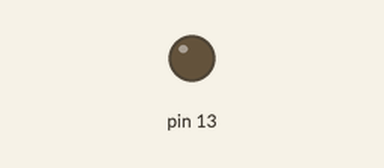
Simulated run of this sketch. Board: Arduino Uno, built with avr-gcc and run on an emulated ATmega328P. On the bench: output pins drawn as LEDs (lit = HIGH).

Above: at 0.7 s.
At 6.8 s:
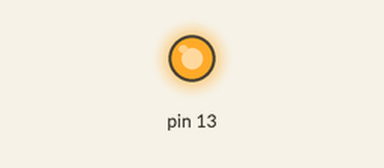
Timing chart, 0 to 7.3 s (numbered marks = the images above):
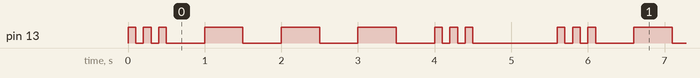

Measured:
- by itself, pin 13: repeats every 5.6 s: 2 × (LOW 0.10 s, HIGH 0.10 s), 3 × (LOW 0.50 s, HIGH 0.50 s), LOW 0.50 s, 2 × (HIGH 0.10 s, LOW 0.10 s), HIGH 0.10 s, LOW 1.1 s, HIGH 0.10 s
- by itself, everything shown: repeats every 5.6 s, in 18 steps

The sketch:

Test_OnBoard_LED.ino
```cpp
//code to blink the on-board LED

void setup(){
  pinMode(13, OUTPUT);
}

void loop(){
  /* Say "SOS in Morse Code
   * S: * * *
   * O: - - -
   * S: * * *
   */

  for(int i=0; i<3; i++)
  {
    digitalWrite(13, HIGH); //ON, TRUE, HIGH, 5V, and 1 are all synonymous
    delay(100);
    digitalWrite(13, LOW); //OFF, FALSE, LOW, 0V, and 0 are all synonymous
    delay(100);
  }
  delay(400);

  for(int i=0; i<3; i++)
  {
    digitalWrite(13, HIGH);
    delay(500);
    digitalWrite(13, LOW);
    delay(500);
  }

  for(int i=0; i<3; i++)
  {
    digitalWrite(13, HIGH);
    delay(100);
    digitalWrite(13, LOW);
    delay(100);
  }
  delay(1000);

}
```
